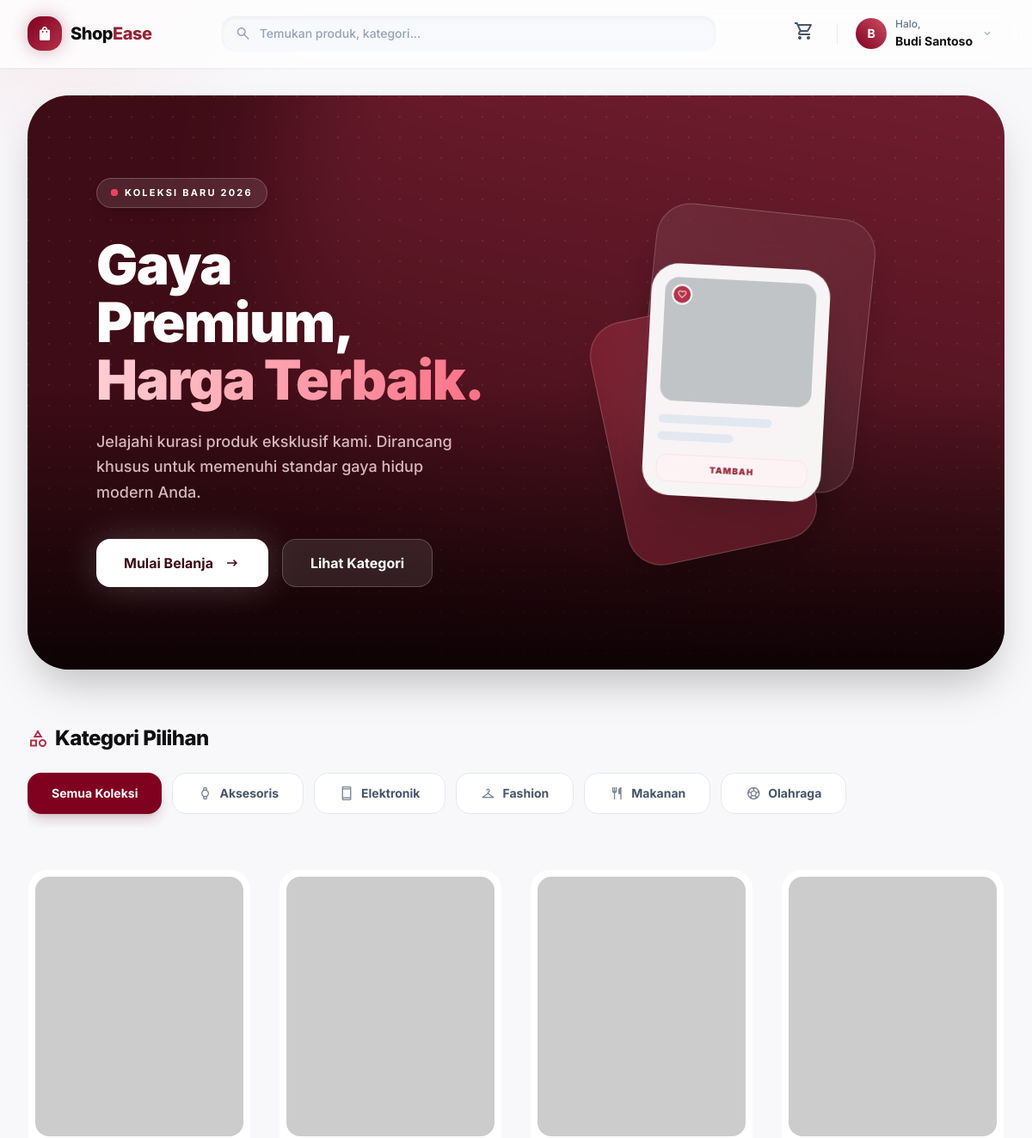
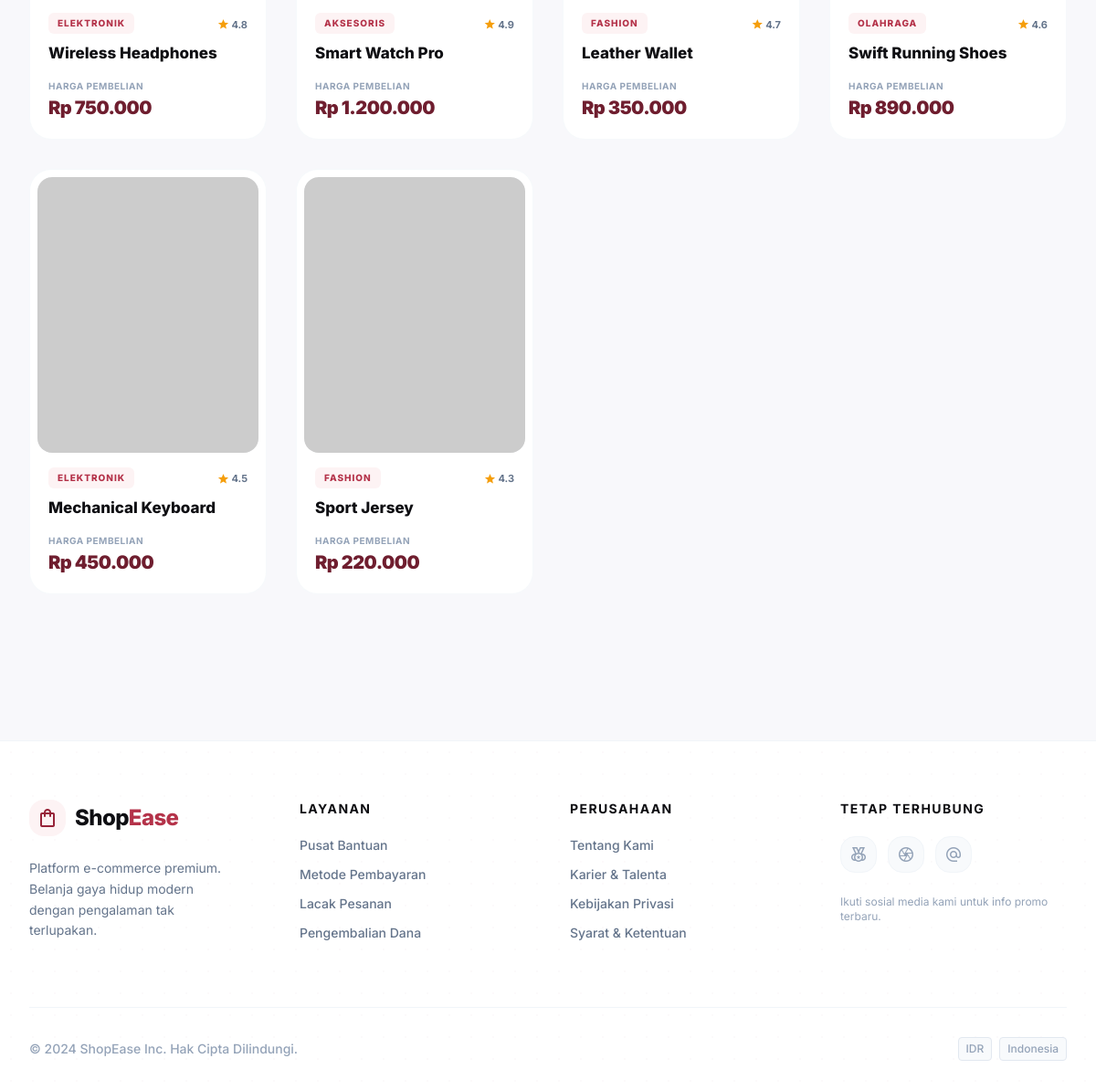
The page / (signed in) on the database its author committed (2 pictures, top to bottom).
### tables this page shows
CREATE TABLE IF NOT EXISTS `users` (
  `id`         INT UNSIGNED NOT NULL AUTO_INCREMENT,
  `name`       VARCHAR(100) NOT NULL,
  `email`      VARCHAR(150) NOT NULL UNIQUE,
  `password`   VARCHAR(255) NOT NULL,
  `phone`      VARCHAR(20)  DEFAULT NULL,
  `gender`     ENUM('male','female','other') DEFAULT NULL,
  `birth_date` DATE         DEFAULT NULL,
  `role`       ENUM('user','admin') NOT NULL DEFAULT 'user',
  `created_at` TIMESTAMP NOT NULL DEFAULT CURRENT_TIMESTAMP,
  PRIMARY KEY (`id`)
);

CREATE TABLE IF NOT EXISTS `categories` (
  `id`        INT UNSIGNED NOT NULL AUTO_INCREMENT,
  `name`      VARCHAR(100) NOT NULL,
  `icon`      VARCHAR(50)  DEFAULT 'category',
  `is_active` TINYINT(1)   NOT NULL DEFAULT 1,
  PRIMARY KEY (`id`)
);

CREATE TABLE IF NOT EXISTS `products` (
  `id`          INT UNSIGNED NOT NULL AUTO_INCREMENT,
  `category_id` INT UNSIGNED NOT NULL,
  `name`        VARCHAR(200) NOT NULL,
  `description` TEXT         DEFAULT NULL,
  `image_url`   TEXT         DEFAULT NULL,
  `price`       DECIMAL(15,2) NOT NULL DEFAULT 0,
  `stock`       INT          NOT NULL DEFAULT 0,
  `rating`      DECIMAL(3,1) NOT NULL DEFAULT 0,
  `created_at`  TIMESTAMP    NOT NULL DEFAULT CURRENT_TIMESTAMP,
  PRIMARY KEY (`id`),
  FOREIGN KEY (`category_id`) REFERENCES `categories`(`id`) ON DELETE RESTRICT
);

### index.php (the view, shortened to what the rows shown need)
<?php include 'components/header.php'; ?>
<?php
require_once __DIR__ . '/config/functions.php';
$pdo = getDB();
$cats = $pdo->query('SELECT * FROM categories WHERE is_active = 1 ORDER BY name')->fetchAll();
$catId = isset($_GET['category_id']) ? (int)$_GET['category_id'] : 0;
$search = trim($_GET['q'] ?? '');
$page = isset($_GET['page']) ? (int)$_GET['page'] : 1;
$perPage = 12;
$offset = ($page - 1) * $perPage;
$params = [];
$sql = 'SELECT p.*, c.name AS category_name FROM products p JOIN categories c ON c.id = p.category_id WHERE p.stock >= 0';
$sql .= ' ORDER BY p.id ASC LIMIT ' . $perPage . ' OFFSET ' . $offset;
$stmt = $pdo->prepare($sql);
$stmt->execute($params);
$products = $stmt->fetchAll();
?>
<section class="mb-16 mt-2 relative rounded-[3rem] overflow-hidden bg-primary-950 shadow-2xl isolate">
    <div class="relative z-10 flex flex-col md:flex-row items-center px-8 sm:px-12 md:px-20 py-24 min-h-[500px] gap-12">
        <div class="flex-1 text-white max-w-xl">
            <h1 class="text-5xl lg:text-[4rem] font-black mb-6 leading-[1.05] tracking-tight">
                Gaya Premium,<br>
                <span class="text-transparent bg-clip-text bg-gradient-to-r from-rose-200 to-rose-400">Harga Terbaik.</span>
            </h1>
        </div>
    </div>
</section>
<section class="mb-12 w-full" id="categoryFilter">
    <div class="flex items-center gap-3 overflow-x-auto no-scrollbar pb-4 -mx-4 px-4 sm:mx-0 sm:px-0">
        <a href="/index.php" class="flex h-12 shrink-0 items-center justify-center rounded-2xl px-7 text-sm font-bold transition-all duration-300 <?= $catId === 0 && empty($search) ? 'bg-primary-800 text-white shadow-lg shadow-primary-900/20' : 'bg-white border border-slate-200 text-slate-600 hover:border-slate-300 hover:bg-slate-50 hover:text-accent' ?>">
            Semua Koleksi
        </a>
        <?php foreach ($cats as $cat): ?>
        <a href="/index.php?category_id=<?= $cat['id'] ?>" class="flex h-12 shrink-0 items-center justify-center rounded-2xl px-7 text-sm font-bold transition-all duration-300 <?= $catId === (int)$cat['id'] ? 'bg-primary-800 text-white shadow-lg shadow-primary-900/20' : 'bg-white border border-slate-200 text-slate-600 hover:border-slate-300 hover:bg-slate-50 hover:text-accent' ?>">
            <span class="material-symbols-outlined text-[18px] mr-2 opacity-70"><?= htmlspecialchars($cat['icon'] ?? 'checkroom') ?></span>
            <?= htmlspecialchars($cat['name']) ?>
        </a>
        <?php endforeach; ?>
    </div>
</section>
<section id="productGrid" style="view-transition-name: product-grid;">
    <?php if (empty($products)): ?>
    <div class="flex flex-col items-center justify-center py-32 bg-white/50 backdrop-blur-sm rounded-[3rem] border border-white/60 shadow-glass">
        <div class="size-24 bg-slate-100 rounded-full flex items-center justify-center text-slate-400 mb-6 shadow-inner">
            <span class="material-symbols-outlined text-[48px]">search_off</span>
        </div>
        <h3 class="text-2xl font-bold text-accent mb-2">Tidak Ditemukan</h3>
        <p class="text-slate-500 font-medium max-w-md text-center">Maaf, kami tidak menemukan produk yang cocok dengan pencarian atau filter Anda saat ini.</p>
        <a href="/index.php" class="mt-8 px-6 py-3 bg-accent text-white font-bold rounded-2xl hover:bg-black transition-colors shadow-lg">Kembali ke Semua Produk</a>
    </div>
    <?php else: ?>
    <div class="grid grid-cols-1 sm:grid-cols-2 md:grid-cols-3 lg:grid-cols-4 gap-6 md:gap-8">
        <?php foreach ($products as $p): ?>
        <div class="group flex flex-col bg-white rounded-3xl overflow-hidden hover:shadow-[0_20px_40px_-15px_rgba(128,0,32,0.12)] transition-all duration-500 hover:-translate-y-2 border border-slate-100/60 p-2">
            <a href="/product.php?id=<?= $p['id'] ?>" class="relative aspect-[4/5] w-full rounded-2xl overflow-hidden bg-slate-50 mb-4 block isolate">
                <img class="w-full h-full object-cover transition-transform duration-700 ease-out group-hover:scale-105"
                    src="<?= htmlspecialchars($p['image_url'] ?? '') ?>"
                    alt="<?= htmlspecialchars($p['name']) ?>"
                    loading="lazy"
                    onerror="this.src='https://placehold.co/600x750/f8f9fa/94a3b8?text=Produk+ShopEase'">
            </a>
            <a href="/product.php?id=<?= $p['id'] ?>" class="flex flex-col grow px-3 pb-3">
                <div class="flex items-center gap-2 mb-2.5">
                    <span class="text-[10px] font-extrabold text-primary-600 bg-primary-50 px-2.5 py-1 rounded-md uppercase tracking-widest"><?= htmlspecialchars($p['category_name']) ?></span>
                    <div class="flex items-center gap-0.5 ml-auto text-amber-500">
                        <span class="material-symbols-outlined text-[14px] fill-1">star</span>
                        <span class="text-[11px] font-bold text-slate-500 pt-0.5"><?= number_format($p['rating'], 1) ?></span>
                    </div>
                </div>
                <h4 class="text-accent font-extrabold text-[17px] leading-snug mb-3 line-clamp-2 group-hover:text-primary-800 transition-colors"><?= htmlspecialchars($p['name']) ?></h4>
                <div class="mt-auto pt-1">
                    <p class="text-slate-400 font-bold text-[10px] uppercase tracking-wider mb-0.5">Harga Pembelian</p>
                    <p class="text-primary-900 font-black text-xl tracking-tight"><?= formatRupiah($p['price']) ?></p>
                </div>
            </a>
        </div>
        <?php endforeach; ?>
    </div>
    <?php endif; ?>
</section>
<?php include 'components/footer.php'; ?>

### components/header.php (shortened to what the rows shown need)
<?php
require_once __DIR__ . '/../config/functions.php';
$user      = getCurrentUser();
$userName  = htmlspecialchars($user['name'] ?? 'User');
$userInitial = strtoupper(substr($user['name'] ?? 'U', 0, 1));
?>
<!DOCTYPE html>
<html lang="id">
<head>
    <script src="https://cdn.tailwindcss.com?plugins=forms,container-queries"></script>
    <script id="tailwind-config">
        tailwind.config = {
            darkMode: "class",
            theme: {
                extend: {
                    colors: {
                        primary: {
                            50: '#fdf3f4',
                            100: '#f9e4e6',
                            200: '#f3cdd2',
                            300: '#eaabb4',
                            400: '#de7b8a',
                            500: '#cd4f63',
                            600: '#b43249',
                            700: '#972439',
                            800: '#800020', // Core Maroon
                            900: '#6f1e2f',
                            950: '#3e0c16',
                        },
                        accent: '#0f0f13',
                        surface: '#fcfcfc',
                    },
                    fontFamily: {
                        sans: ['Inter', 'sans-serif'],
                        display: ['Inter', 'sans-serif'],
                    },
                    boxShadow: {
                        'glass': '0 8px 32px 0 rgba(128, 0, 32, 0.05)',
                        'glass-hover': '0 12px 40px 0 rgba(128, 0, 32, 0.12)',
                        'glow': '0 0 20px rgba(128,0,32,0.3)',
                        'glow-lg': '0 0 30px rgba(128,0,32,0.5)',
                    },
                    animation: {
                        'blob': 'blob 7s infinite',
                        'float': 'float 3s ease-in-out infinite',
                        'pulse-slow': 'pulse 3s cubic-bezier(0.4, 0, 0.6, 1) infinite',
                    },
                    keyframes: {
                        blob: {
                            '0%': { transform: 'translate(0px, 0px) scale(1)' },
                            '33%': { transform: 'translate(30px, -50px) scale(1.1)' },
                            '66%': { transform: 'translate(-20px, 20px) scale(0.9)' },
                            '100%': { transform: 'translate(0px, 0px) scale(1)' },
                        },
                        float: {
                            '0%, 100%': { transform: 'translateY(0)' },
                            '50%': { transform: 'translateY(-5px)' },
                        }
                    }
                },
            },
        }
    </script>
</head>
<body class="font-sans min-h-screen antialiased flex flex-col relative overflow-x-hidden selection:bg-primary-200 selection:text-primary-900">
    <div class="sticky top-0 z-50 w-full glass-panel shadow-sm transition-all duration-300" id="navbarWrapper">
        <header class="max-w-7xl mx-auto px-4 md:px-8">
            <div class="py-3.5 flex items-center justify-between gap-4">
                <div class="flex items-center gap-3 shrink-0 group">
                    <a href="/index.php" class="flex items-center gap-2.5 focus:outline-none rounded-xl focus:ring-2 focus:ring-primary-500/50">
                        <h2 class="text-xl font-extrabold tracking-tight text-accent hidden sm:block">
                            Shop<span class="text-primary-700">Ease</span>
                        </h2>
                    </a>
                </div>
                <div class="flex items-center gap-1.5 sm:gap-3 shrink-0">
                    <div class="relative" id="userMenu">
                        <button onclick="toggleUserMenu()" class="flex items-center gap-2.5 p-1 pr-3 rounded-full hover:bg-slate-100/80 transition-all focus:outline-none focus:ring-2 focus:ring-primary-500/50 border border-transparent hover:border-slate-200">
                            <div class="h-9 w-9 rounded-full bg-gradient-to-tr from-primary-800 to-primary-500 flex items-center justify-center text-white font-bold text-sm shadow-sm ring-2 ring-white">
                                <?= $userInitial ?>
                            </div>
                            <div class="hidden md:flex flex-col items-start leading-none">
                                <span class="text-xs text-slate-500 font-medium mb-0.5">Halo,</span>
                                <span class="text-sm font-bold text-accent truncate max-w-[100px]"><?= $userName ?></span>
                            </div>
                            <span class="material-symbols-outlined text-sm text-slate-400 hidden md:block transition-transform duration-200" id="userMenuCaret">expand_more</span>
                        </button>
                    </div>
                </div>
            </div>
        </header>
    </div>
    <main class="w-full max-w-7xl mx-auto px-4 md:px-8 flex-grow mt-6 pb-20">

### rows shown on the page
users: name "B", name "Budi Santoso"
categories: name "Aksesoris"
categories: name "Elektronik"
categories: name "Fashion"
categories: name "Makanan"
categories: name "Olahraga"
products: category.name "ELEKTRONIK", rating "4.8", name "Wireless Headphones", price "Rp 750.000"
products: category.name "AKSESORIS", rating "4.9", name "Smart Watch Pro", price "Rp 1.200.000"
products: category.name "FASHION", rating "4.7", name "Leather Wallet", price "Rp 350.000"
products: category.name "OLAHRAGA", rating "4.6", name "Swift Running Shoes", price "Rp 890.000"
products: category.name "ELEKTRONIK", rating "4.5", name "Mechanical Keyboard", price "Rp 450.000"
products: category.name "FASHION", rating "4.3", name "Sport Jersey", price "Rp 220.000"
